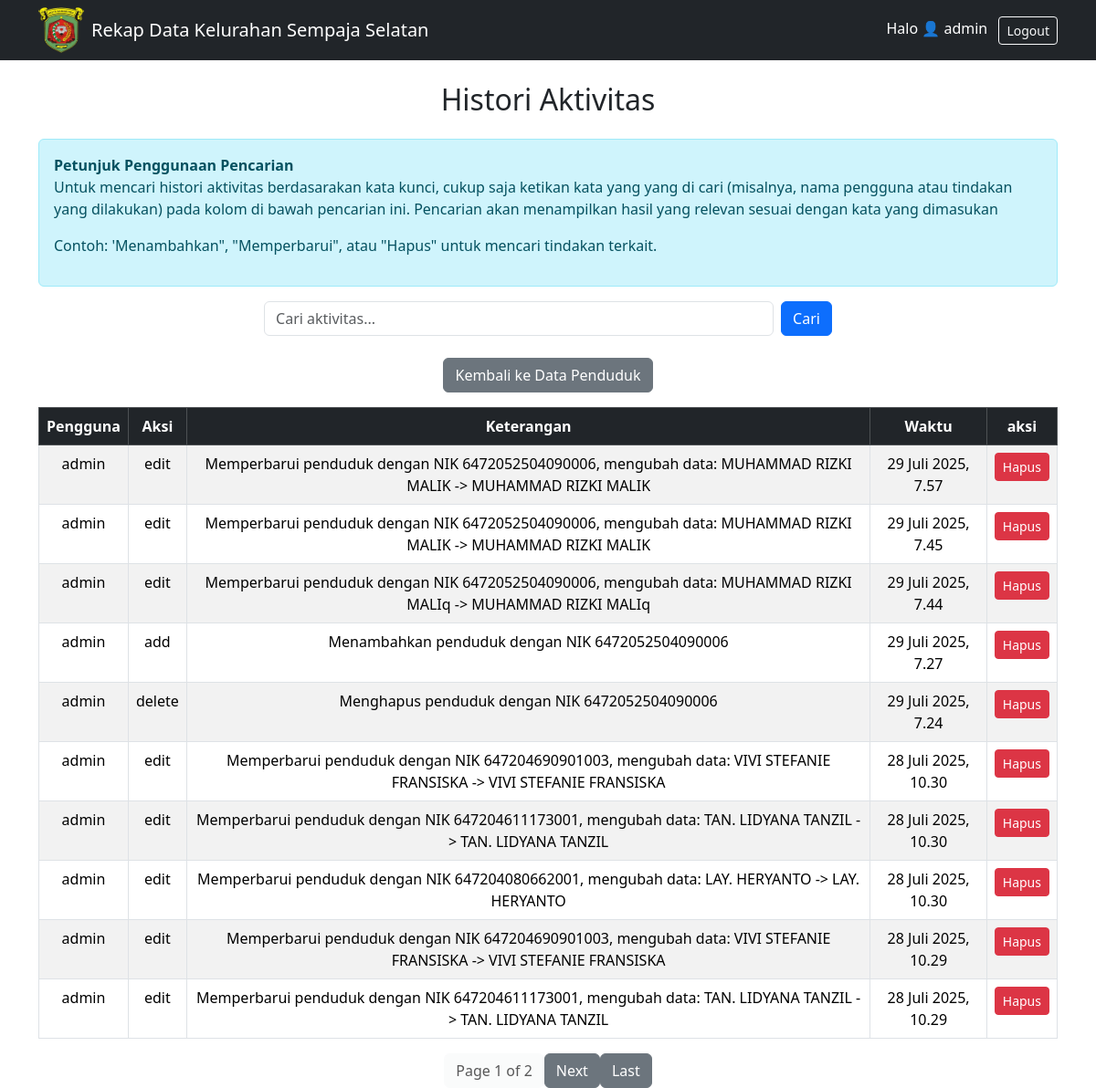
The app's page /Histori/ (signed in), older data.
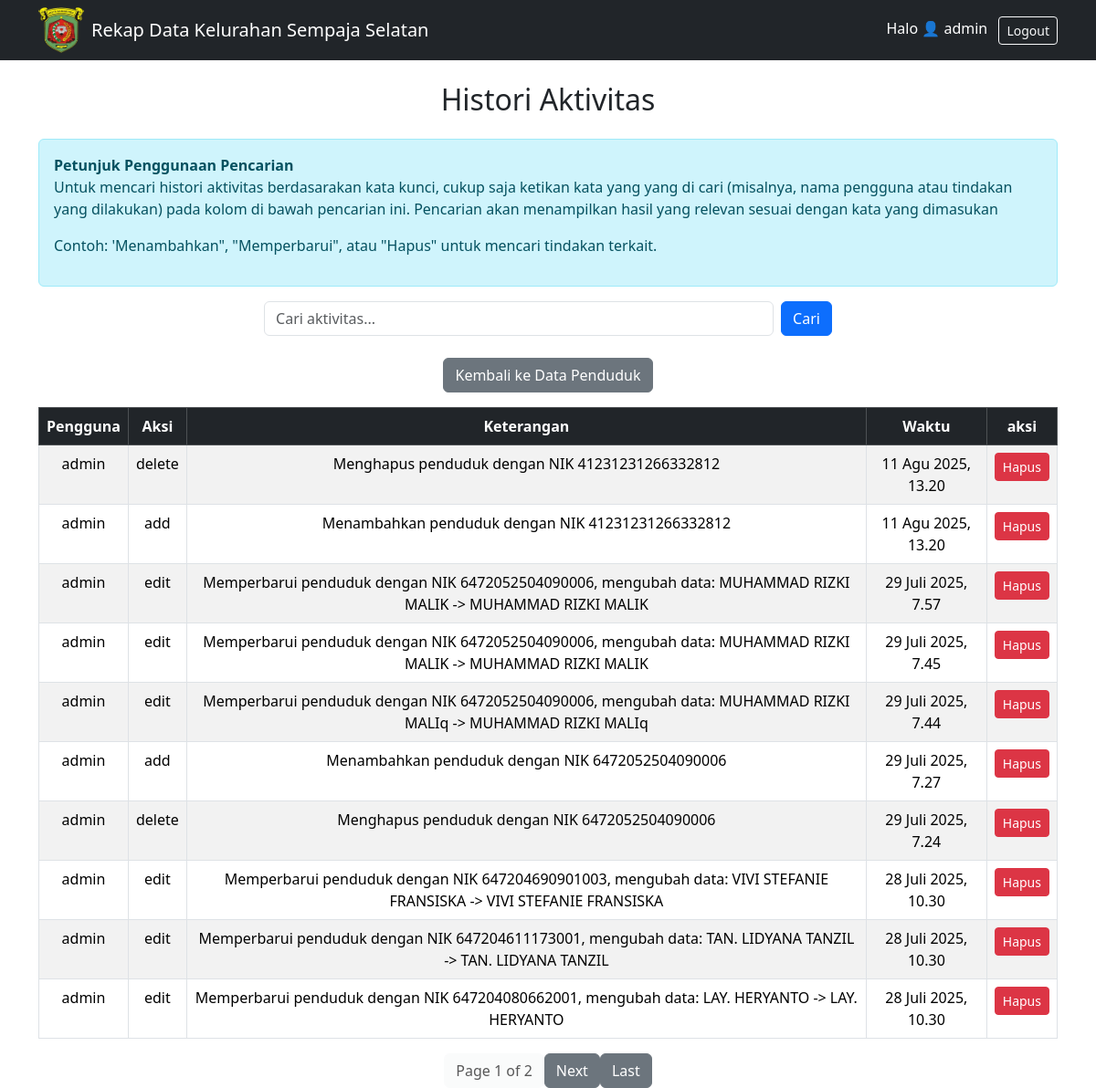
The same page, newer data.
### rekap/models.py (models this page shows, shortened)
class Histori(models.Model):
    ACTION_CHOICES = [
        ('add', 'Add'),
        ('edit', 'Edit'),
        ('delete', 'Delete'),
    ]
    user = models.ForeignKey(User, on_delete=models.CASCADE)  # Pengguna yang melakukan aksi
    action = models.CharField(max_length=20, choices=ACTION_CHOICES)  # Jenis aksi
    object_type = models.CharField(max_length=100)  # Jenis objek yang diubah
    object_id = models.PositiveIntegerField()  # ID objek yang diubah
    timestamp = models.DateTimeField(default=timezone.now)  # Waktu tindakan dilakukan
    details = models.TextField(null=True, blank=True)  # Rincian tentang tindakan

### rekap/views.py (the view)
# urls.py: path('Histori/', views.histori_aktivitas, name='histori_aktivitas'),
@login_required
def histori_aktivitas(request):
    if request.GET.get('q'):
        historis = Histori.objects.filter(details__icontains=request.GET['q']).order_by('-timestamp')  # jika ingin filter pencarian
    else:
        historis = Histori.objects.all().order_by('-timestamp')  # untuk ambil semua data histori yang ada
    paginator = Paginator(historis, 10)
    page = request.GET.get('page')
    historis = paginator.get_page(page)
    return render(request, 'rekap/histori.html', {'historis': historis})

### rekap/templates/rekap/Histori.html (shortened to what this page needs)
{% extends 'rekap/home.html' %}
{% block content %}
<h2 class="text-center mb-4">Histori Aktivitas</h2>
<div class="alert alert-info mb-3">
    <strong>Petunjuk Penggunaan Pencarian</strong>
    <p>Untuk mencari histori aktivitas berdasarakan kata kunci, cukup saja ketikan kata yang yang di cari (misalnya, nama pengguna atau tindakan yang dilakukan) pada kolom di bawah pencarian ini. Pencarian akan menampilkan hasil yang relevan sesuai dengan kata yang dimasukan</p>
    <p>Contoh: 'Menambahkan", "Memperbarui", atau "Hapus" untuk mencari tindakan terkait.</p>
</div>
<form method="get" class="d-flex justify-content-center mb-3">
    <input type="text" name="q" class="form-control w-50 me-2" placeholder="Cari aktivitas..." value="{{ request.GET.q }}">
    <button type="submit" class="btn btn-primary">Cari</button>
</form>
<div class="text-center mt-4">
    <a href="{% url 'list_penduduk' %}" class="btn btn-secondary mb-3">
         Kembali ke Data Penduduk
    </a>
<table class="table table-striped table-bordered">
    <thead class="table-dark">
        <tr class="text-center">
            <th>Pengguna</th>
            <th>Aksi</th>
            <th>Keterangan</th>
            <th>Waktu</th>
            <th>aksi</th>
        </tr>
    </thead>
    <tbody>
        {% for histori in historis %}
        <tr class="text-center">
            <td>{{ histori.user.username }}</td>
            <td>{{ histori.action }}</td>
            <td>{{ histori.details }}</td>
            <td>{{ histori.timestamp }}</td>
            <td>
                <a href="{% url 'hapus_histori' histori.pk %}" class="btn btn-danger btn-sm" onclick="return confirm('Yakin ingin menghapus histori ini?')">Hapus</a>
            </td>
        </tr>
        {% empty %}
        <tr>
            <td colspan="4" class="text-center">Tidak ada histori aktivitas.</td>
        </tr>
        {% endfor %}
    </tbody>
</table>
<div class="d-flex justify-content-center">
    <span class="btn btn-light disabled">Page {{ historis.number }} of {{ historis.paginator.num_pages }}</span>
    {% if historis.has_next %}
        <a class="btn btn-secondary" href="?page={{ historis.next_page_number }}">Next</a>
        <a class="btn btn-secondary" href="?page={{ historis.paginator.num_pages }}">Last</a>
    {% endif %}
</div>
{% endblock %}

### rekap/templates/rekap/home.html (shortened to what this page needs)
<!DOCTYPE html>
<html>
<head>
    {% load static %}
    <link href="https://cdn.jsdelivr.net/npm/bootstrap@5.3.2/dist/css/bootstrap.min.css" rel="stylesheet">
</head>
<body>
<nav class="navbar navbar-expand-lg navbar-dark bg-dark">
    <div class="container">
        <img src="{% static 'rekap/samarinda.png' %}" alt="Logo Samarinda" width="50" height="50" class="me-2">
        <a class="navbar-brand" href="{% url 'list_penduduk' %}">Rekap Data Kelurahan Sempaja Selatan</a>
        <div class="ms-auto">
            {% if user.is_authenticated %}
                <span class="text-white me-2">Halo 👤 {{ user.username }}</span>
                <form action="{% url 'logout' %}" method="post" style="display:inline;">
                    <button type="submit" class="btn btn-outline-light btn-sm">Logout</button>
                </form>
            {% endif %}
        </div>
    </div>
</nav>
<div class="container mt-4">
    {% block content %}
    {% endblock %}
</div>
</body>
</html>

Row changes from the older to the newer data that the page shows:
no longer on this page (row unchanged): Histori: user.username "admin", action "edit", details "Memperbarui penduduk dengan NIK 647204690901003, mengubah data: VIVI STEFANIE FRANSISKA -> VIVI STEFANIE FRANSISKA", timestamp "28 Juli 2025, 10.29"
no longer on this page (row unchanged): Histori: user.username "admin", action "edit", details "Memperbarui penduduk dengan NIK 647204611173001, mengubah data: TAN. LIDYANA TANZIL -> TAN. LIDYANA TANZIL", timestamp "28 Juli 2025, 10.29"
added Histori: user.username "admin", action "delete", details "Menghapus penduduk dengan NIK 41231231266332812", timestamp "11 Agu 2025, 13.20"
added Histori: user.username "admin", action "add", details "Menambahkan penduduk dengan NIK 41231231266332812", timestamp "11 Agu 2025, 13.20"
